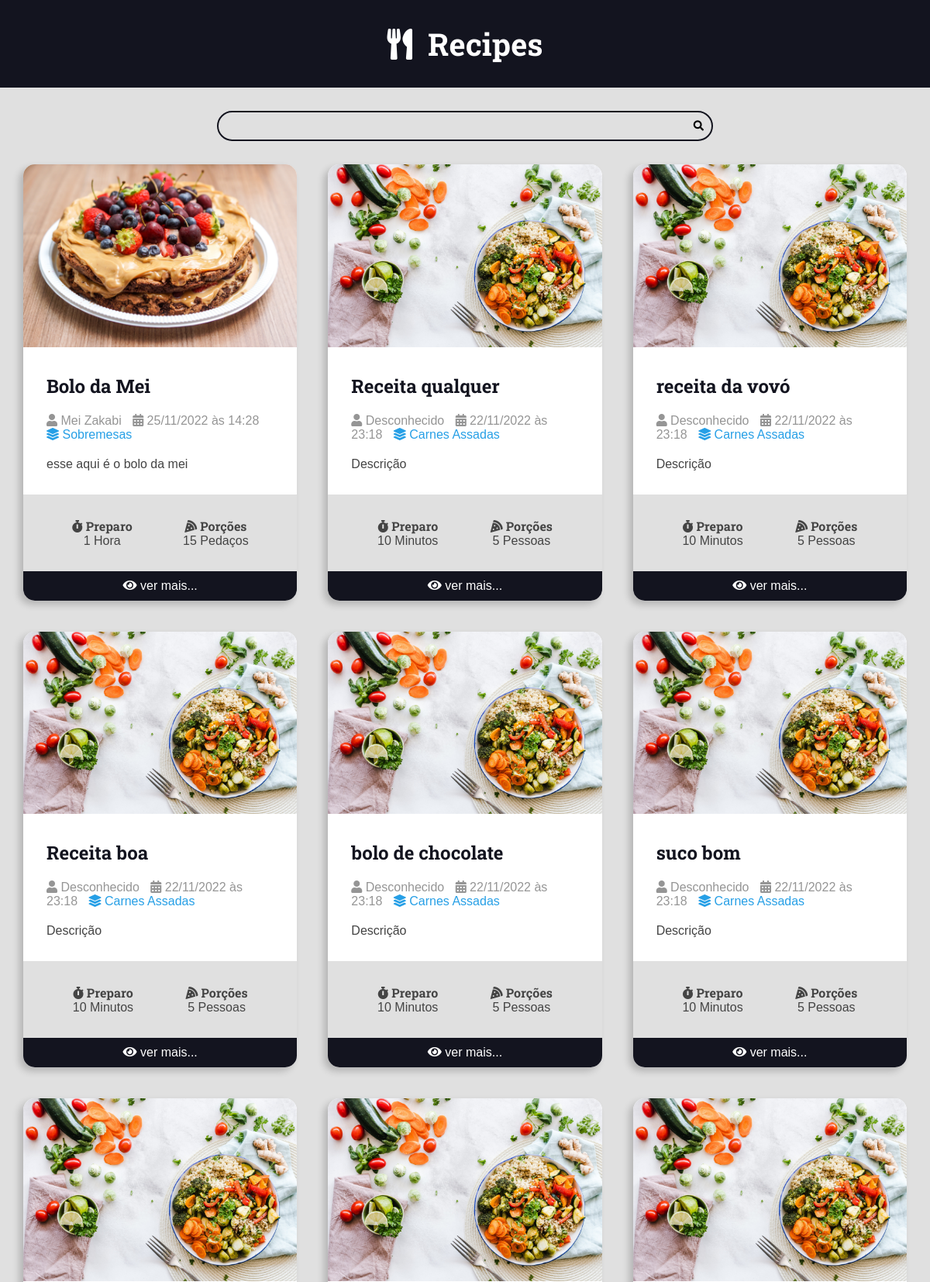
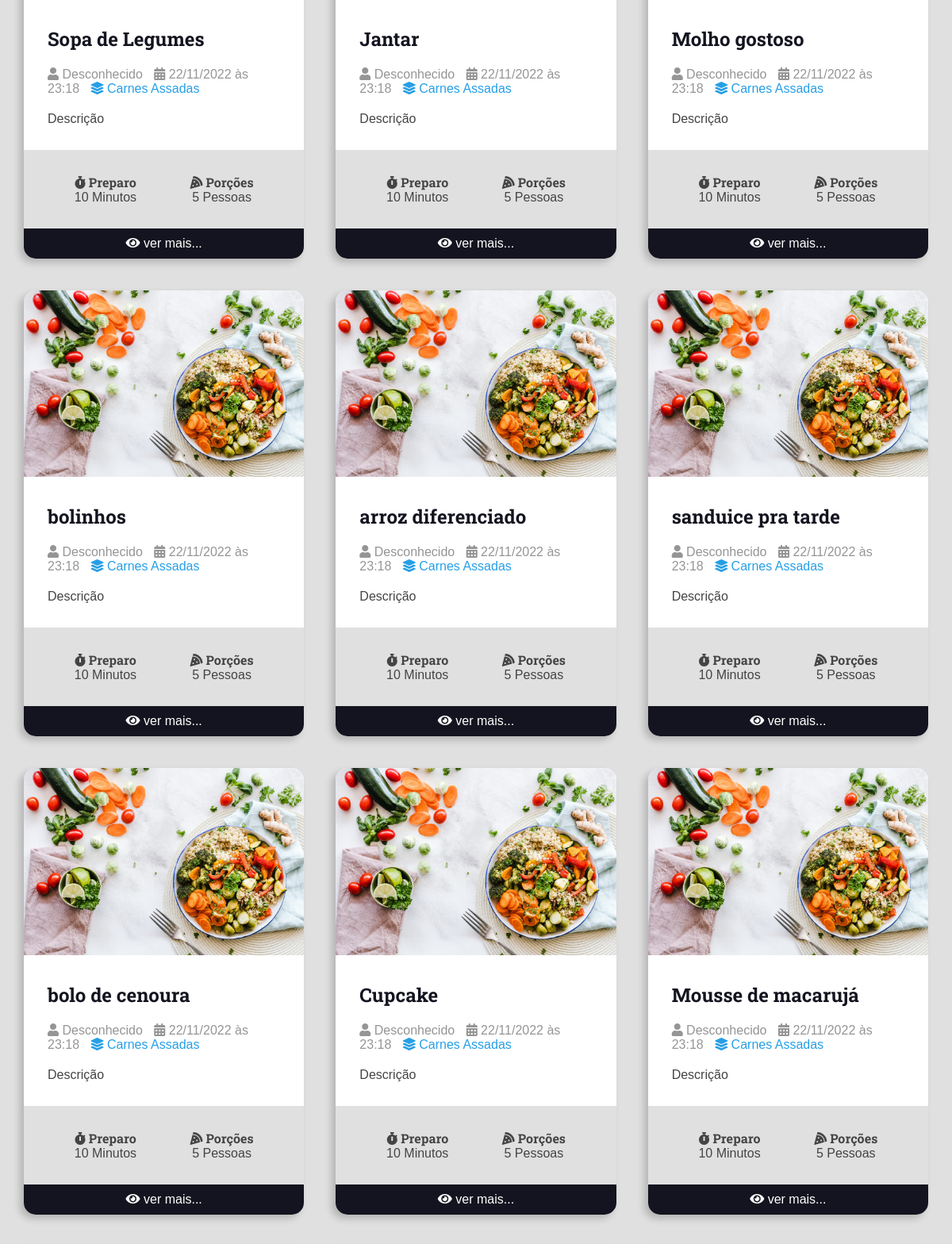
The page / (upper part) on the database its author committed (2 pictures, top to bottom).
### recipes/models.py (models this page shows, shortened)
class Recipe(models.Model):
    title = models.CharField(max_length=65)
    description = models.CharField(max_length=165)
    slug = models.SlugField(unique=True)
    preparation_time = models.IntegerField()
    preparation_time_unit = models.CharField(max_length=65)
    servings = models.IntegerField()
    servings_unit = models.CharField(max_length=65)
    preparation_steps = models.TextField()
    preparation_steps_is_html = models.BooleanField(default=False)
    created_at = models.DateTimeField(auto_now_add=True)
    updated_at = models.DateTimeField(auto_now=True)
    is_published = models.BooleanField(default=False)
    cover = models.ImageField(upload_to='recipes/covers/%Y/%m/%d/', blank=True, default='recipes/covers/default/default.jpg')
    category = models.ForeignKey(
        Category, on_delete=models.SET_NULL, null=True, blank=True, default=None
    )
    author = models.ForeignKey(
        User, on_delete=models.SET_NULL, null=True, blank=True
    )

class Category(models.Model):
    name = models.CharField(max_length=65)

### recipes/views.py (the view)
# urls.py: 2. Add a URL to urlpatterns:  path('', views.home, name='home')
def home(request):
    recipes = Recipe.objects.filter(
        is_published=True
    ).order_by('-id')
    return render(request, 'recipes/pages/home.html', context={
        'recipes': recipes
    })

### recipes/templates/recipes/pages/home.html (shortened to what this page needs)
{% extends 'global/base.html' %}
{% block content %}
    <div class="main-content main-content-list container">
        {% for recipe in recipes %}
            {% include 'recipes/partials/recipe.html' %}
        {% empty %}
            <div class="center m-y">
                <h1>No recipes found here</h1>
            </div>
        {% endfor %}
    </div>
{% endblock %}

### recipes/templates/recipes/partials/recipe.html (shortened to what this page needs)
<div class="recipe recipe-list-item">
    <div class="recipe-cover">
        <a href="{% url 'recipes:recipe' recipe.id %}">
            {% if recipe.cover.url %}
                <img src="{{ recipe.cover.url }}" alt="Temporário">
            {% endif %}
        </a>
    </div>
    <div class="recipe-title-container">
        <h2 class="recipe-title">
            <a href="{% url 'recipes:recipe' recipe.id %}">
                {{ recipe.title }}
            </a>
        </h2>
    </div>
    <div class="recipe-author">
            <span class="recipe-author-item">
                <i class="fas fa-user"></i>
                {% if recipe.author is not None %}
                    {% if recipe.author.first_name %}
                        {{ recipe.author.first_name }} {{ recipe.author.last_name }}
                    {% else %}
                        {{ recipe.author.username }}
                    {% endif %}
                {% else %}
                    Desconhecido
                {% endif %}
            </span>
        <span class="recipe-author-item">
            <i class="fas fa-calendar-alt"></i>
            {{ recipe.created_at|date:"d/m/Y" }} às {{ recipe.created_at|date:"H:i" }}
        </span>
        {% if recipe.category is not None %}
            <span class="recipe-author-item">
                <a href="{% url 'recipes:category' recipe.category.id %}">
                    <i class="fas fa-layer-group"></i>
                    <span>{{ recipe.category.name }}</span>
                </a>
            </span>
        {% endif %}
    </div>
    <div class="recipe-content">
        <p>{{ recipe.description }}</p>
    </div>
    <div class="recipe-meta-container">
        <div class="recipe-meta recipe-preparation">
            <h3 class="recipe-meta-title"><i class="fas fa-stopwatch"></i> Preparo</h3>
            <div class="recipe-meta-text">
                {{ recipe.preparation_time }} {{ recipe.preparation_time_unit }}
            </div>
        </div>
        <div class="recipe-meta recipe-servings">
            <h3 class="recipe-meta-title"><i class="fas fa-pizza-slice"></i> Porções</h3>
            <div class="recipe-meta-text">
                {{ recipe.servings }} {{ recipe.servings_unit }}
            </div>
        </div>
    </div>
    {% if is_detail_page is not True %}
        <footer class="recipe-footer">
            <a class="recipe-read-more button button-dark button-full-width" href="{% url 'recipes:recipe' recipe.id %}">
                <i class="fas fa-eye"></i>
                <span>ver mais...</span>
            </a>
        </footer>
    {% endif %}
</div>

### recipes/static/recipes/css/styles.css (style rules this page uses)
:root { --color-primary: #269fe6; --color-primary-hover: #2086c2; --color-primary-dark: #13141f; --color-primary-dark-hover: #212336; --color-primary-light: #d4ecfa; --color-primary-light-hover: #bdd8e7; --color-white: #fff; --color-black: #000; --color-dark-text: #444; --color-info-light: #cce5ff; --color-debug-light: #cce5ff; --color-success-light: #d4edda; --color-alert-light: #fff3cd; --color-warning-light: #fff3cd; --color-error-light: #f8d7da; --color-info-dark: #4d86c4; --color-debug-dark: #4d86c4; --color-success-dark: #4a9c5d; --color-alert-dark: #927f40; --color-warning-dark: #927f40; --color-error-dark: #da525d; --color-gray-0: #f9f9f9; --color-gray-1: #e0e0e0; --color-gray-2: #c7c7c7; --color-gray-3: #aeaeae; --color-gray-4: #959595; --color-gray-5: #7d7d7d; --color-gray-6: #646464; --color-gray-7: #4b4b4b; --color-gray-8: #323232; --color-gray-9: #191919; --font-primary: sans-serif; --font-headings: 'Roboto Slab', serif; --spacing-gutter-medium: 3rem; --spacing-gutter-large: 4rem; }
* { margin: 0; padding: 0; box-sizing: border-box; }
html { font-size: 62.5%; }
body { font-size: 1.6rem; font-family: var(--font-primary); background: var(--color-gray-1); color: var(--color-dark-text); }
h1, h2, h3, h4, h5, h6 { font-family: var(--font-headings); }
.container { max-width: 144rem; margin: 0 auto; padding: var(--spacing-gutter-medium); }
.main-content { padding-top: 0; }
.main-content-list { display: grid; grid-template-columns: repeat(auto-fit, minmax(340px, 1fr)); gap: var(--spacing-gutter-large); }
.recipe { background: var(--color-white); box-shadow: -5px 5px 10px rgba(0, 0, 0, .2); transform: scale(1); transition: all 300ms ease-in-out; border-radius: 1.5rem; overflow: hidden; }
.recipe img { max-width: 100%; }
.recipe-list-item { max-width: 64rem; height: fit-content; }
.recipe-title-container { padding: var(--spacing-gutter-medium); padding-bottom: 2rem; }
.recipe-title-container a { text-decoration: none; color: var(--color-primary-dark); }
.recipe-author { padding: 0 var(--spacing-gutter-medium); }
.recipe-content { padding: var(--spacing-gutter-medium); padding-top: 2rem; }
.recipe-author-item { color: var(--color-gray-4); margin-right: 1rem; }
.recipe-author a { color: var(--color-primary); transition: all 300ms ease-in-out; text-decoration: none; }
.recipe-meta-container { display: flex; flex-flow: row wrap; padding: var(--spacing-gutter-medium); background: var(--color-gray-1); }
.recipe-meta { display: flex; flex-flow: column nowrap; flex-shrink: 1; flex-grow: 1; text-align: center; }
.recipe-meta-title { font-size: 1.6rem; }
.recipe-footer a { background: var(--color-primary-dark); display: block; color: var(--color-white); text-decoration: none; text-align: center; padding: 1rem var(--spacing-gutter-medium); transition: all 300ms ease-in-out; }

### rows shown on the page
Recipe: cover (picture), title "Bolo da Mei", author.first_name "Mei", author.last_name "Zakabi", created_at "25/11/2022", created_at "14:28", category.name "Sobremesas", description "esse aqui é o bolo da mei", preparation_time "1", preparation_time_unit "Hora", servings "15", servings_unit "Pedaços"
Recipe: cover (picture), title "Receita qualquer", shows "Desconhecido", created_at "22/11/2022", created_at "23:18", category.name "Carnes Assadas", description "Descrição", preparation_time "10", preparation_time_unit "Minutos", servings "5", servings_unit "Pessoas"
Recipe: cover (picture), title "receita da vovó", shows "Desconhecido", created_at "22/11/2022", created_at "23:18", category.name "Carnes Assadas", description "Descrição", preparation_time "10", preparation_time_unit "Minutos", servings "5", servings_unit "Pessoas"
Recipe: cover (picture), title "Receita boa", shows "Desconhecido", created_at "22/11/2022", created_at "23:18", category.name "Carnes Assadas", description "Descrição", preparation_time "10", preparation_time_unit "Minutos", servings "5", servings_unit "Pessoas"
Recipe: cover (picture), title "bolo de chocolate", shows "Desconhecido", created_at "22/11/2022", created_at "23:18", category.name "Carnes Assadas", description "Descrição", preparation_time "10", preparation_time_unit "Minutos", servings "5", servings_unit "Pessoas"
Recipe: cover (picture), title "suco bom", shows "Desconhecido", created_at "22/11/2022", created_at "23:18", category.name "Carnes Assadas", description "Descrição", preparation_time "10", preparation_time_unit "Minutos", servings "5", servings_unit "Pessoas"
Recipe: cover (picture), title "Sopa de Legumes", shows "Desconhecido", created_at "22/11/2022", created_at "23:18", category.name "Carnes Assadas", description "Descrição", preparation_time "10", preparation_time_unit "Minutos", servings "5", servings_unit "Pessoas"
Recipe: cover (picture), title "Jantar", shows "Desconhecido", created_at "22/11/2022", created_at "23:18", category.name "Carnes Assadas", description "Descrição", preparation_time "10", preparation_time_unit "Minutos", servings "5", servings_unit "Pessoas"
Recipe: cover (picture), title "Molho gostoso", shows "Desconhecido", created_at "22/11/2022", created_at "23:18", category.name "Carnes Assadas", description "Descrição", preparation_time "10", preparation_time_unit "Minutos", servings "5", servings_unit "Pessoas"
Recipe: cover (picture), title "bolinhos", shows "Desconhecido", created_at "22/11/2022", created_at "23:18", category.name "Carnes Assadas", description "Descrição", preparation_time "10", preparation_time_unit "Minutos", servings "5", servings_unit "Pessoas"
Recipe: cover (picture), title "arroz diferenciado", shows "Desconhecido", created_at "22/11/2022", created_at "23:18", category.name "Carnes Assadas", description "Descrição", preparation_time "10", preparation_time_unit "Minutos", servings "5", servings_unit "Pessoas"
Recipe: cover (picture), title "sanduice pra tarde", shows "Desconhecido", created_at "22/11/2022", created_at "23:18", category.name "Carnes Assadas", description "Descrição", preparation_time "10", preparation_time_unit "Minutos", servings "5", servings_unit "Pessoas"
Recipe: cover (picture), title "bolo de cenoura", shows "Desconhecido", created_at "22/11/2022", created_at "23:18", category.name "Carnes Assadas", description "Descrição", preparation_time "10", preparation_time_unit "Minutos", servings "5", servings_unit "Pessoas"
Recipe: cover (picture), title "Cupcake", shows "Desconhecido", created_at "22/11/2022", created_at "23:18", category.name "Carnes Assadas", description "Descrição", preparation_time "10", preparation_time_unit "Minutos", servings "5", servings_unit "Pessoas"
Recipe: cover (picture), title "Mousse de macarujá", shows "Desconhecido", created_at "22/11/2022", created_at "23:18", category.name "Carnes Assadas", description "Descrição", preparation_time "10", preparation_time_unit "Minutos", servings "5", servings_unit "Pessoas"
